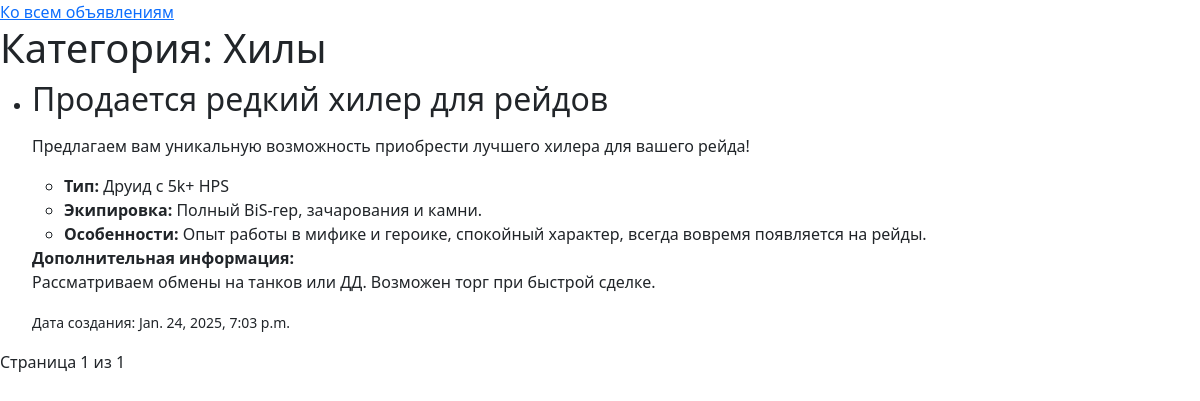
Screenshot of /categories/2/ with the database file from the repository.
### board/models.py (models this page shows, shortened)
class Category(models.Model):
    name = models.CharField(max_length=100, unique=True)
    subscribers = models.ManyToManyField(User, related_name='subscribed_categories', blank=True)
    def __str__(self):
        return self.name

class Announcement(models.Model):
    category = models.ForeignKey(Category, on_delete=models.CASCADE)
    author = models.ForeignKey(Author, on_delete=models.CASCADE, related_name='ann')
    title = models.CharField(max_length=255)
    text = CKEditor5Field(
        'Content',
        config_name='default',  # Ссылка на конфигурацию в settings.py
        blank=True,
        null=True,
    )
    created_at = models.DateTimeField(auto_now_add=True)
    class Meta:
        permissions = [
            ('can_add_announcement', 'Can add announcement'),
            ('can_change_announcement', 'Can change announcement'),
            ('can_delete_announcement', 'Can delete announcement'),
        ]

### board/views.py (the view)
# urls.py: path('categories/<int:pk>/', views.category_announcements, name='category_announcements'),
def category_announcements(request, pk):
    category = get_object_or_404(Category, id=pk)  # Ищем категорию по ID
    announcements = Announcement.objects.filter(category=category)  # Фильтруем по объекту категории
    paginator = Paginator(announcements, 3)
    page_number = request.GET.get('page')
    page_obj = paginator.get_page(page_number)
    return render(request, 'category_announcements.html', {
        'category': category,
        'page_obj': page_obj,
    })

### templates/category_announcements.html (shortened to what this page needs)
<!DOCTYPE html>
{% load static %}
<html lang="en">
<head>
    <link href="{% static 'css/styles.css' %}" rel="stylesheet" />
    <a href="{% url 'index' %}">Ко всем объявлениям</a>
</head>
<body>
<h1>Категория: {{ category }}</h1>
{% if page_obj %}
    <ul>
        {% for announcement in page_obj %}
            <li>
                <h2>{{ announcement.title }}</h2>
                <p>{{ announcement.text|safe }}</p>
                <p><small>Дата создания: {{ announcement.created_at }}</small></p>
            </li>
        {% endfor %}
    </ul>
    <div class="pagination">
        <span>Страница {{ page_obj.number }} из {{ page_obj.paginator.num_pages }}</span>
    </div>
{% else %}
    <p>Объявления отсутствуют.</p>
{% endif %}
</body>
</html>

### rows the page displays
Category: name "Хилы"
Announcement: title "Продается редкий хилер для рейдов", text "Предлагаем вам уникальную возможность приобрести лучшего хилера для вашего рейда! Тип: Друид с 5k+ HPS Экипировка: Полный BiS-гер, зачарования и камни. Особенности: Опыт работы в мифике и героике, спокойный характер, всегда вовремя появляется на рейды. Дополнительная информация: Рассматриваем обмены на танков или ДД. Возможен торг при быстрой сделке.", created_at "Jan. 24, 2025, 7:03 p.m."

### other values shown
{{ page_obj.number }} "1"
{{ page_obj.paginator.num_pages }} "1"
